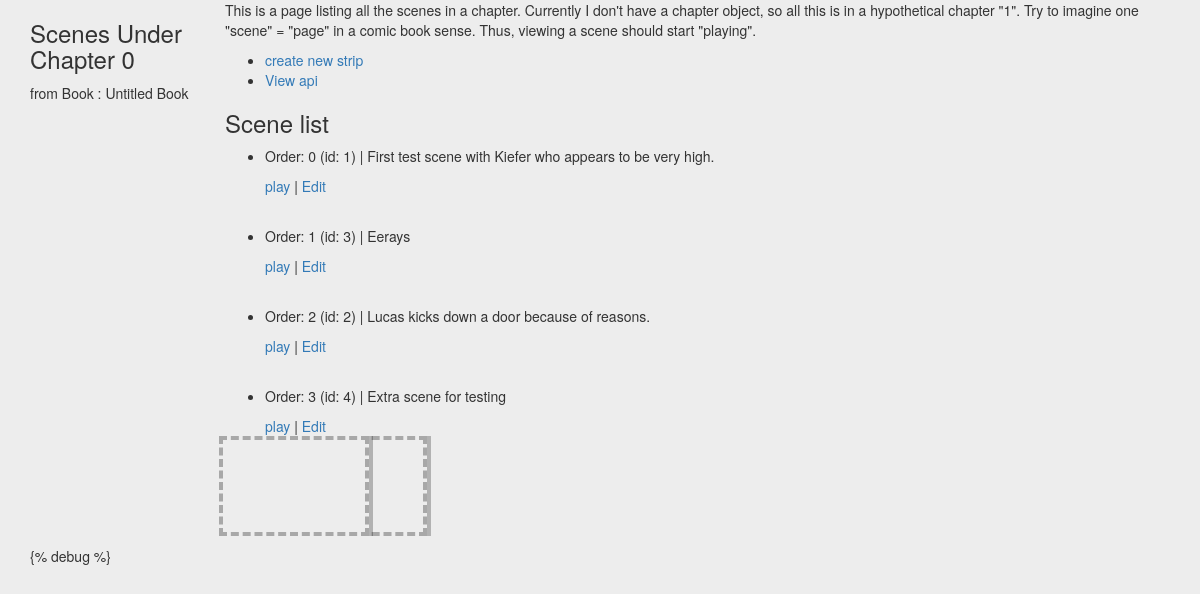
The page /flipbooks/1/chapter/0/ on the database its author committed.
### flipbooks/models.py (models this page shows, shortened)
class Chapter(models.Model):
    number = models.IntegerField(default="0")
    title = models.CharField(max_length=50, blank=True, default="Untitled")
    book = models.ForeignKey(Book, on_delete=models.CASCADE)
    date_created = models.DateTimeField(auto_now_add=True)
    date_modified = models.DateTimeField(auto_now=True)

class Book(models.Model):
    title = models.CharField(max_length=50, blank=True, default="Untitled Book")
    date_created = models.DateTimeField(auto_now_add=True)
    date_modified = models.DateTimeField(auto_now=True)

class Scene(models.Model):
    order = models.IntegerField(default="0")
    children_orders = models.TextField(max_length=200, blank=True, default="")
    name = models.CharField(max_length=50, blank=True, default="")
    description = models.TextField(max_length=100, blank=True, default="")
    chapter = models.ForeignKey(Chapter, on_delete=models.CASCADE, default=0)
    date_created = models.DateTimeField(auto_now_add=True)
    date_modified = models.DateTimeField(auto_now=True)
    def __str__(self):
        return "Scene #{} [order: {}, name: {} ]".format(self.pk, self.order, self.name)

### flipbooks/views.py (the view)
# urls.py: url(r'^(?P<book_pk>\d+)/chapter/(?P<chapter_number>\d+)/$', views.ChapterDetailView.as_view(), name='chapter-detail'),
class ChapterDetailView(generic.TemplateView):
    model = Chapter
    queryset = Chapter.objects.all()
    template_name = "flipbooks/chapter_detail.html"
    def get_context_data(self, *args, **kwargs):
        context = super(ChapterDetailView, self).get_context_data(*args, **kwargs)
        book = Book.objects.get(pk=kwargs['book_pk'])
        context['object'] = book.chapter_set.filter(number=kwargs['chapter_number'])[0]
        context['object_scene_list'] = context['object'].scene_set.order_by('order')
        print("*--------------Get scene set {}".format(context['object'].scene_set.all()))
        valid_children_orders = []
        for obj in context['object_scene_list']:
            if obj.children_orders == "":
                valid_children_orders.append(False)
            else:
                valid_children_orders.append(helpers.string2List(obj.children_orders))
        context["valid_children_orders"] = valid_children_orders
        context["frame_create_form"] = forms.FrameCreateForm
        context['frame_create_url'] = reverse_lazy("flipbooks:frame-create", kwargs={'strip_pk':4})
        return context

### flipbooks/helpermodule/helpers.py (called while the page is built)
def string2List(stringyList):
    li = stringyList.split(",")
    return list( item.strip() for item in li )

### flipbooks/templatetags/flipbooks_custom_tags.py (called while the page is built)
@register.filter(name='get_by_index')
def get_by_index(li, index):
    return li[index]

@register.filter(name='get_by_id')
def get_by_id(obj_li, ref_id):
    for obj in obj_li:
        if str(obj.id) == str(ref_id):
            return [obj]
    return [False]

### proj_cumulus/templates/flipbooks/chapter_detail.html (shortened to what this page needs)
{% extends "base.html" %}
{% load thumbnail %}
{% load flipbooks_custom_tags %}
{% block content %}
<div class="row">
    <div class="col-md-2">
        <h3>Scenes Under Chapter {{object.number}}</h3>
        <p>
            from Book : {{object.book.title}}
        </p>
    </div>
    <div class="col-md-10">
        <p>This is a page listing all the scenes in a chapter. Currently I don't have
        a chapter object, so all this is in a hypothetical chapter "1". Try to imagine one
        "scene" = "page" in a comic book sense. Thus, viewing a scene should start "playing".</p>
        <div>
            <ul class="list inline">
                <li><a href="{% url 'flipbooks:strip-create' scene_pk=1 %}">create new strip</a></li>
                <li><a href="{% url 'flipbooks-api:list' %}">View api</a></li>
            </ul>
        </div>
        <h3>Scene list</h3>
        <ul>
            {% for scene in object_scene_list %}
                <li>
                    Order: {{scene.order}} (id: {{scene.id}}) | {{scene.description}}
                    <p>
                        <form action="{{strip_url}}">
                            <a href="{% url 'flipbooks:scene-play' pk=scene.pk %}">play</a>
                            |
                            <a href="{% url 'flipbooks:scene-detail' pk=scene.pk %}">Edit</a>
                        </form>
                        <div class="frame_thumbs stacked">
                            {% if valid_children_orders and valid_children_orders|get_by_index:forloop.counter0 %}
                                {% for curr_id in valid_children_orders|get_by_index:forloop.counter0 %}
                                    {% for curr_strip in scene.strip_set.all|get_by_id:curr_id %}
                                        {% if curr_strip.frame_set is None or curr_strip.frame_set.first.frame_image is None %}
                                            <span class="thumb placeholder">
                                            </span>
                                        {% else %}
                                            <span class="thumb">
                                                <img src="{{ curr_strip.frame_set.first.frame_image.thumb.url }}" width='200px'/>
                                                <a href="{% url 'flipbooks:strip-update' pk=curr_strip.id %}" class="mini_menu edit">[{{curr_strip.id}}] edit</a>
                                            </span>
                                        {% endif %}
                                    {% endfor %}
                                {% endfor %}
                            {% endif %}
                        </div>
                    </p>
                </li>
            {% empty %}
                <p>No strips could be found</p>
            {% endfor %}
        </ul>
    </div>
</div>
    {% verbatim %}
    {% debug %}
    {% endverbatim %}
{% endblock content %}
{% block extra_js %}
    {% load static %}
{% endblock extra_js %}

### proj_cumulus/templates/base.html (shortened to what this page needs)
{% load static %}
<!DOCTYPE html>
<html lang="en">
  <head>
    <link href="{% static 'bootstrap/css/bootstrap.min.css' %}" rel="stylesheet">
    <link href="{% static 'css_static/main.css' %}" rel="stylesheet">
    <link href="{% static 'css_static/lists.css' %}" rel="stylesheet">
  </head>
  <body>
    <div class='container'>
      {% block content %}
      {% endblock %}
    </div>
  </body>
</html>

### static-storage/css_static/main.css (style rules this page uses)
body { background-color: #ededed; }
.frame_thumbs.stacked .thumb { position: relative; display:inline-block; -webkit-box-shadow: 4px 0px 0px 0px rgba(0,0,0,0.25); -moz-box-shadow: 4px 0px 0px 0px rgba(0,0,0,0.25); box-shadow: 4px 0px 0px 0px rgba(0,0,0,0.25); margin-right: -50px; }
.frame_thumbs.stacked .thumb:nth-of-type(2) { z-index:4; }
.frame_thumbs.stacked .thumb:nth-of-type(4) { z-index:2; }
.thumb { position:relative; }
.thumb.placeholder { width: 150px; height: 100px; border: 4px dashed #a8a8a8; background-color: #ededed; }
.placeholder { display:inline-block; width:100px; height: 60px; border: 1px solid #ccc; vertical-align: middle; }

### rows shown on the page
Chapter: number "0", book "Untitled Book"
Scene: order "0", id "1", description "First test scene with Kiefer who appears to be very high."
Scene: order "1", id "3", description "Eerays"
Scene: order "2", id "2", description "Lucas kicks down a door because of reasons."
Scene: order "3", id "4", description "Extra scene for testing"
